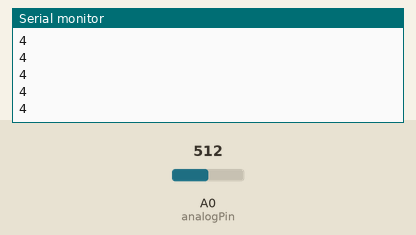
Bench run of a sketch on a simulated Arduino Uno, built with avr-gcc and run on an emulated ATmega328P. Parts: the last lines printed to the serial monitor. The test bench sets the inputs (shaded band); at power-on: A0 (analogPin) = 512.

Above: at 1.2 s.
1.3 s: A0 (analogPin) set to 490
At 1.8 s:
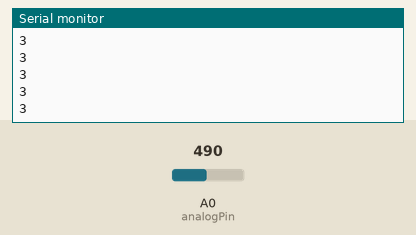
2.8 s: A0 (analogPin) set to 190
At 3.6 s:
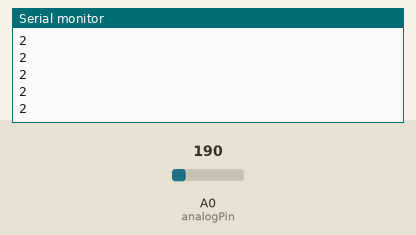
Timing chart, 0 to 5.8 s (numbered marks = the images above; inputs shaded):
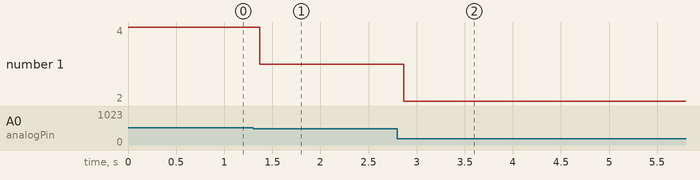

Measured:
- after the input at 1.3 s, the serial monitor: prints a new line after 0.07 s (image 1)
- after the input at 2.8 s, the serial monitor: prints a new line after 0.07 s (image 2)
- plotted number 1: 4 → 3 after the input at 1.3 s, 3 → 2 after the input at 2.8 s

The sketch:

receiverAR.ino
```cpp
int analogPin = A0;     // potentiometer wiper (middle terminal) connected to analog pin 3

                       // outside leads to ground and +5V

int val = 0;           // variable to store the value read


void setup()

{

  Serial.begin(9600);          //  setup serial

}


void loop()

{

  val = analogRead(analogPin);    // read the input pin

  //Serial.println(val);             // debug value
  if (val < 60){
     // transform.Translate (Vector3.down * movement, Space.World);
     Serial.println("1");
    }

    if (val < 200 && val > 100){
   //   transform.Translate (Vector3.up * movement, Space.World);
      Serial.println("2");
    }

    if (val < 500 && val > 200){
   //   transform.Translate (Vector3.right * movement, Space.World);
      Serial.println("3");
    }

    if (val > 500){
    //  transform.Translate (Vector3.left * movement, Space.World);
      Serial.println("4");
    }
}
```
